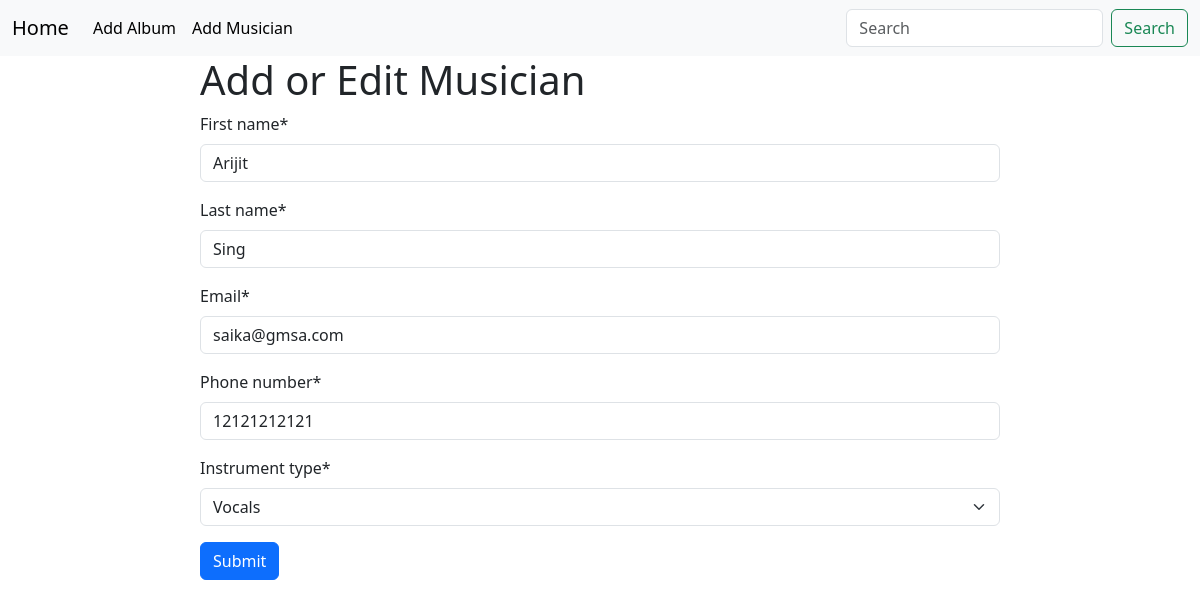
The page /musician/edit/10 on the database its author committed.
### musician/models.py (models this page shows, shortened)
class MusicianModel(models.Model):
    first_name = models.CharField(max_length=50)
    last_name = models.CharField(max_length=50)
    email = models.EmailField(unique=True)
    phone_number = models.CharField(max_length=15)
    instrument_type = models.CharField(
        max_length=20, choices=INSTRUMENT_CHOICES, default="OTHER"
    )

### musician/views.py (the view)
# urls.py: path("edit/<int:id>", views.edit_musician, name="edit_musician"),
def edit_musician(request, id):
    musician = MusicianModel.objects.get(pk=id)
    musician_form = MusicForm(instance=musician)
    print(musician_form)
    if request.method == "POST":
        musician_form = MusicForm(request.POST, instance=musician)
        if musician_form.is_valid():
            musician_form.save()
            return redirect("home")
    return render(request, "add_musician.html", {"form": musician_form})

### musician/forms.py
class MusicForm(forms.ModelForm):
    class Meta:
        model = MusicianModel
        fields = "__all__"

### musician/templates/add_musician.html
{% extends "base.html" %} {% load crispy_forms_tags %} {% block content %}
<div style="width: 50rem; margin: auto">
  <h1>Add or Edit Musician</h1>
  <form method="POST">
    {% csrf_token %} {{ form | crispy}}
    <button class="btn btn-primary" type="submit">Submit</button>
  </form>
</div>
{%endblock content %}

### rows shown on the page
MusicianModel: first_name "Arijit", last_name "Sing", email "saika@gmsa.com", phone_number "12121212121", instrument_type "Vocals"
